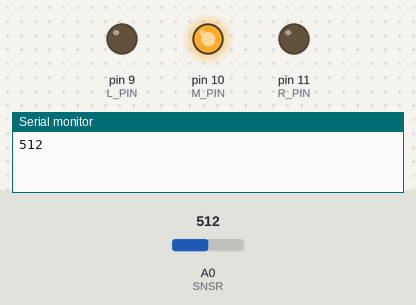
A sketch run on a simulated Arduino Uno, built with avr-gcc and run on an emulated ATmega328P. Parts: output pins drawn as LEDs (lit = HIGH), the last lines printed to the serial monitor. Inputs (shaded band) come from the test bench; at power-on: A0 (SNSR) = 512. Pins used as bus, display or sensor lines are not drawn.

Above: at 0.03 s.
At 0.71 s:
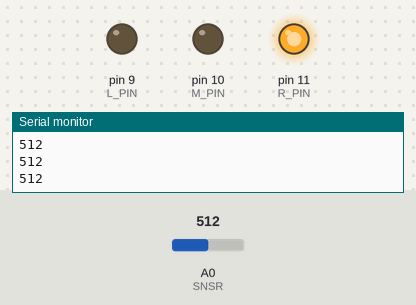
At 1.39 s:
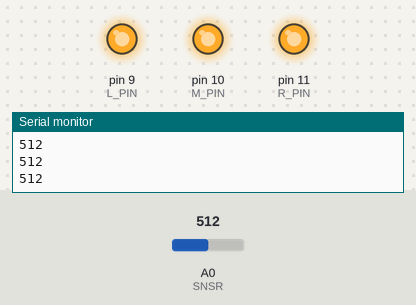
At 2.92 s:
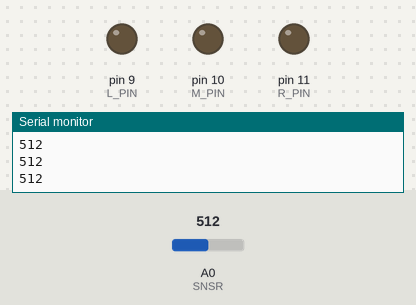
Timing chart, 0 to 3.2 s (numbered marks = the images above):
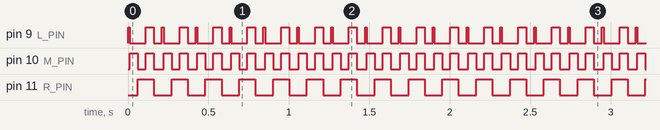

The sketch:

board_test.ino
```cpp
#define L_PIN     9  // Pin for Left LEDs
#define M_PIN     10 // Pin for Middle LEDs
#define R_PIN     11 // Pin for Right LEDs
#define PUMP      3  // Pin to control PUMP
#define SNSR_PWR  2 // Pin to turn on power to the sensor to take readings
#define SNSR      A0 // Pin for hygrometer (moisture sensor)

void setup() {
  // Seting up pins to used as outputs to turn on MOSFETS
  pinMode(L_PIN, OUTPUT);
  pinMode(M_PIN, OUTPUT);
  pinMode(R_PIN, OUTPUT);
  pinMode(PUMP, OUTPUT);
  pinMode(SNSR_PWR, OUTPUT);
  Serial.begin(9600);

}

void loop() {

  // put your main code here, to run repeatedly:
  digitalWrite(SNSR_PWR, HIGH);
  delay(0);
  Serial.println(analogRead(SNSR));
  delay(0);
  digitalWrite(SNSR_PWR, LOW);

  digitalWrite(L_PIN, HIGH);
  delay(10);
  digitalWrite(L_PIN, LOW);


  digitalWrite(M_PIN, HIGH);
  delay(50);
  digitalWrite(M_PIN, LOW);

  digitalWrite(R_PIN, HIGH);
  delay(50);
  digitalWrite(R_PIN, LOW);

  digitalWrite(PUMP, HIGH);
  delay(0);
  digitalWrite(PUMP, LOW);


  for(int i = 0 ; i < 3 ; i++){
      for(int j = 9 ; j <= 11 ; j++){
        for(int k = 0 ; j < 3 ; k++){
           digitalWrite(j, HIGH);
           delay(420);
           digitalWrite(j, LOW);

          } //k
      } // j
  } // i

  digitalWrite(R_PIN, HIGH);
  digitalWrite(M_PIN, HIGH);
  digitalWrite(L_PIN, HIGH);
  delay(50);
  digitalWrite(R_PIN, LOW);
  digitalWrite(M_PIN, LOW);
  digitalWrite(L_PIN, LOW);
  delay(50);
}
```

Measured:
- by itself, pin 9 (L_PIN): alternates HIGH for 0.03 s and LOW for 0.10 s
- by itself, pin 10 (M_PIN): alternates HIGH for 0.05 s and LOW for 0.05 s
- by itself, pin 11 (R_PIN): alternates HIGH for 0.10 s and LOW for 0.11 s
